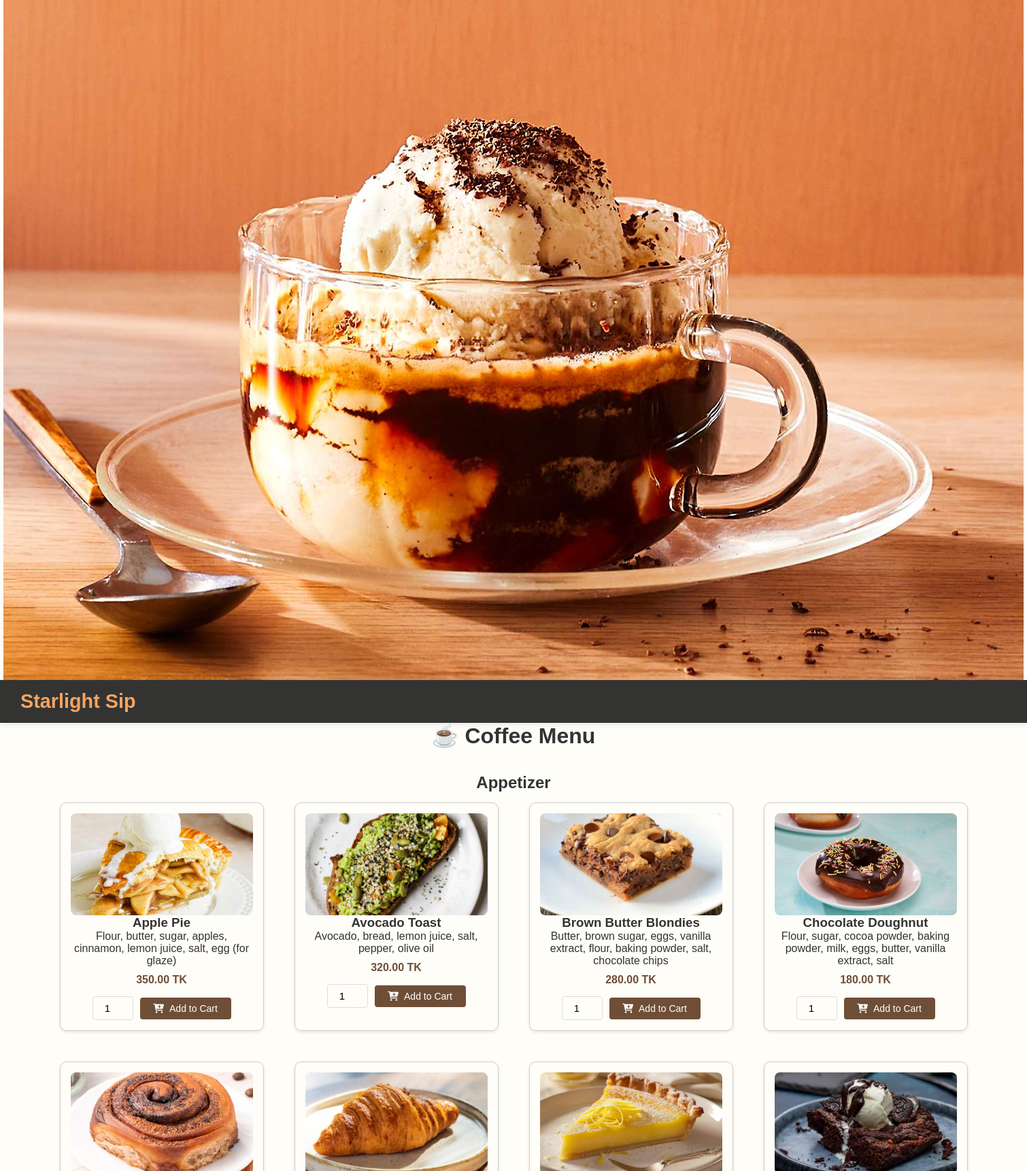
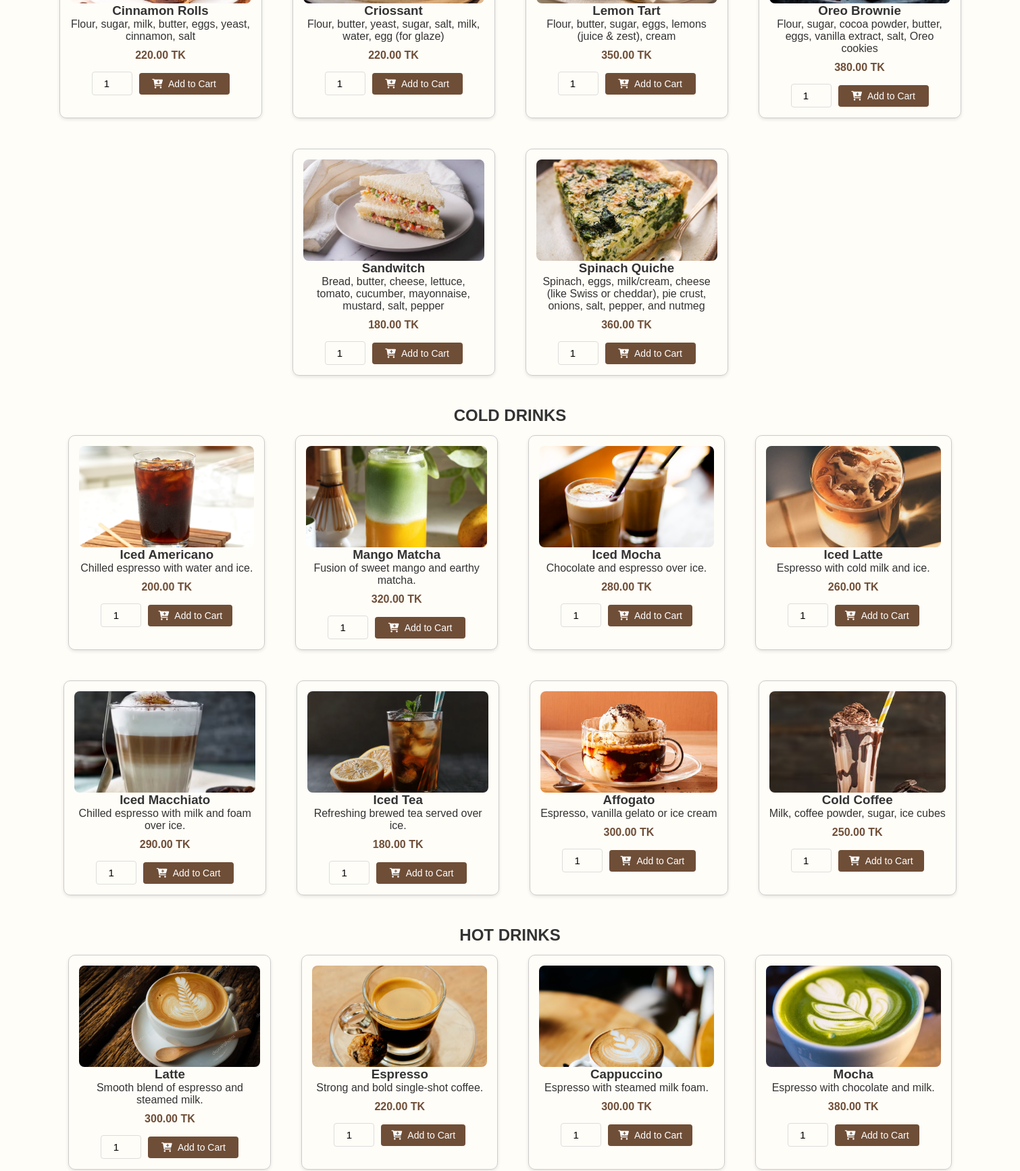
Page /menu.php (upper part) on the committed database (2 pictures, top to bottom).
### tables this page shows
CREATE TABLE `coffees` (
  `id` int(11) NOT NULL,
  `name` varchar(40) NOT NULL,
  `description` text NOT NULL,
  `price` decimal(6,2) NOT NULL,
  `image` varchar(255) NOT NULL,
  `category` varchar(11) NOT NULL
);

### menu.php (the view, shortened to what this page needs)
<?php
include 'db.php';
$sql = "SELECT * FROM coffees order by category";
$result = $conn->query($sql);
?>
<?php
include 'header.php';
?>
<!DOCTYPE html>
<html>
<head>
</head>
<body>
<h1>☕ Coffee Menu</h1>
<br>
<br>
<?php
$menu=[];
if ($result && $result->num_rows > 0) {
    while($row = $result->fetch_assoc())
        { $cat=$row['category'];
          $menu[$cat][]=$row;}
    }?>
<?php if (!empty($menu)): ?>
  <?php foreach ($menu as $category => $items): ?>
    <h2><?= htmlspecialchars($category) ?></h2>
    <div class="menu-category">
      <?php foreach ($items as $item): ?>
        <div class="menu-item">
    <img src="<?= htmlspecialchars($item['image']) ?>" alt="<?= htmlspecialchars($item['name']) ?>">
    <h3><?= htmlspecialchars($item['name']) ?></h3>
    <p class="item-description"><?= htmlspecialchars($item['description']) ?></p>
    <p class="item-price"><?= number_format($item['price'], 2) ?> TK</p>
    <form method="POST" action="cart.php" class="add-to-cart-form">
    <input type="number" name="quantity" value="1" min="1" class="quantity-input">
    <button type="submit" name="add_to_cart" class="add-to-cart-btn">
        <i class="fas fa-cart-plus"></i> Add to Cart
    </button>
</form>
</div>
      <?php endforeach; ?>
    </div>
  <?php endforeach; ?>
<?php else: ?>
  <p>No coffee items found.</p>
  <?php endif; ?>
</body>
<?php include 'footer.php'; ?>
</html>

### style.css (style rules this page uses)
* { margin: 0; padding: 0; box-sizing: border-box; list-style: none; text-decoration: none; font-family: "Poppins", sans-serif; }
body { background: url('bg pic.jpg'); background-size: cover; background-repeat: no-repeat; min-height: 100vh; color: #333; }
form { margin: 0 2rem; }
input { color: white; width: 100%; background-color: transparent; border: none; border-bottom: 1px solid white; padding-left: 1.5rem; font-size: 15px; }
input::placeholder { color: transparent; }
.menu-item { padding: 15px; margin-bottom: 20px; position: relative; }
.item-price { font-weight: bold; color: #6F4E37; font-size: 16px; margin: 10px 0; display: block; }
.add-to-cart-form { display: flex; align-items: center; gap: 10px; margin-top: 15px; }
.quantity-input { width: 60px; padding: 8px; border: 1px solid #ddd; border-radius: 4px; text-align: center; color: black; }
.add-to-cart-btn { background-color: #6F4E37; color: white; border: none; padding: 8px 15px; border-radius: 4px; font-size: 14px; cursor: pointer; transition: all 0.3s ease; flex-grow: 1; }
.add-to-cart-btn i { margin-right: 5px; }

### menu.php (style rules this page uses)
.menu-item { border: 1px solid #ccc; padding: 15px; margin: 15px; border-radius: 10px; max-width: 300px; display: inline-block; text-align: center; box-shadow: 0 2px 5px rgba(0,0,0,0.1); }
.menu-item img { width: 100%; height: 150px; object-fit: cover; border-radius: 8px; }
body { font-family: Arial, sans-serif; background: #fffdf8; text-align: center; }
.menu-category { display: flex; flex-wrap: wrap; justify-content: center; gap: 15px; margin-bottom: 30px; }

### rows in the picture
coffees: image (picture), name "Apple Pie", description "Flour, butter, sugar, apples, cinnamon, lemon juice, salt, egg (for glaze)", price "350.00"
coffees: image+name (picture), name "Avocado Toast", description "Avocado, bread, lemon juice, salt, pepper, olive oil", price "320.00"
coffees: image+name (picture), name "Brown Butter Blondies", description "Butter, brown sugar, eggs, vanilla extract, flour, baking powder, salt, chocolate chips", price "280.00"
coffees: image+name (picture), name "Chocolate Doughnut", description "Flour, sugar, cocoa powder, baking powder, milk, eggs, butter, vanilla extract, salt", price "180.00"
coffees: image+name (picture), name "Cinnamon Rolls", description "Flour, sugar, milk, butter, eggs, yeast, cinnamon, salt", price "220.00"
coffees: image+name (picture), name "Criossant", description "Flour, butter, yeast, sugar, salt, milk, water, egg (for glaze)", price "220.00"
coffees: image+name (picture), name "Lemon Tart", description "Flour, butter, sugar, eggs, lemons (juice & zest), cream", price "350.00"
coffees: image+name (picture), name "Oreo Brownie", description "Flour, sugar, cocoa powder, butter, eggs, vanilla extract, salt, Oreo cookies", price "380.00"
coffees: image+name (picture), name "Sandwitch", description "Bread, butter, cheese, lettuce, tomato, cucumber, mayonnaise, mustard, salt, pepper", price "180.00"
coffees: image+name (picture), name "Spinach Quiche", description "Spinach, eggs, milk/cream, cheese (like Swiss or cheddar), pie crust, onions, salt, pepper, and nutmeg", price "360.00"
coffees: image (picture), name "Iced Americano", description "Chilled espresso with water and ice.", price "200.00"
coffees: image (picture), name "Mango Matcha", description "Fusion of sweet mango and earthy matcha.", price "320.00"
coffees: image (picture), name "Iced Mocha", description "Chocolate and espresso over ice.", price "280.00"
coffees: image (picture), name "Iced Latte", description "Espresso with cold milk and ice.", price "260.00"
coffees: image (picture), name "Iced Macchiato", description "Chilled espresso with milk and foam over ice.", price "290.00"
coffees: image (picture), name "Iced Tea", description "Refreshing brewed tea served over ice.", price "180.00"
coffees: image+name (picture), name "Affogato", description "Espresso, vanilla gelato or ice cream", price "300.00"
coffees: image+name (picture), name "Cold Coffee", description "Milk, coffee powder, sugar, ice cubes", price "250.00"
coffees: image (picture), name "Latte", description "Smooth blend of espresso and steamed milk.", price "300.00"
coffees: image (picture), name "Espresso", description "Strong and bold single-shot coffee.", price "220.00"
coffees: image (picture), name "Cappuccino", description "Espresso with steamed milk foam.", price "300.00"
coffees: image (picture), name "Mocha", description "Espresso with chocolate and milk.", price "380.00"

### other values in the picture
$category "Appetizer"
$category "COLD DRINKS"
$category "HOT DRINKS"
